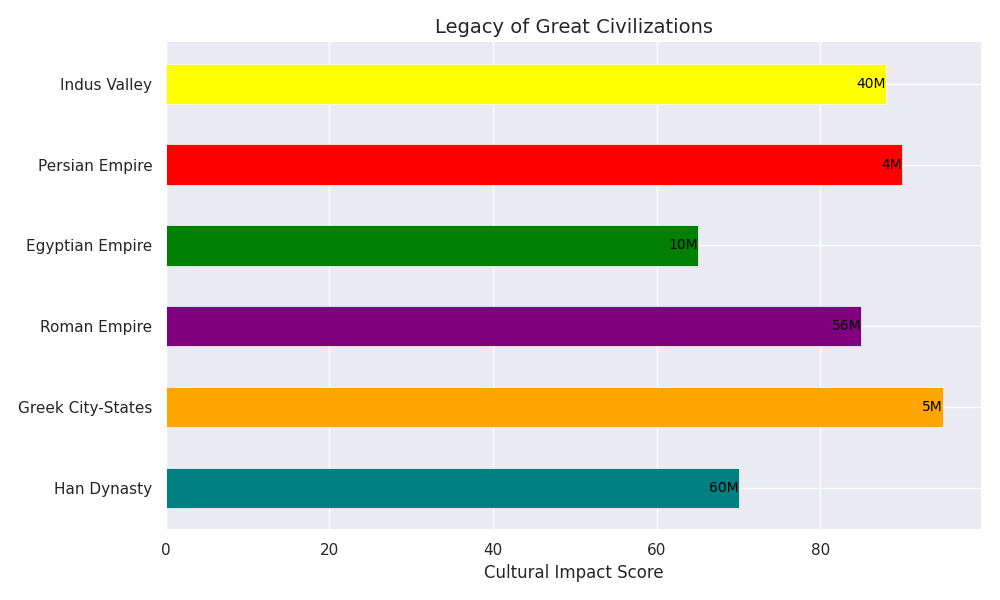

Reproduce this figure in Python.
import matplotlib.pyplot as plt
import numpy as np

civilizations = ['Han Dynasty', 'Greek City-States', 'Roman Empire', 'Egyptian Empire', 'Persian Empire', 'Indus Valley']
influence = np.array([70, 95, 85, 65, 90, 88]) 
population = np.array([60, 5, 56, 10, 4, 40]) 

fig, ax = plt.subplots(figsize=(10, 6))
y_pos = np.arange(len(civilizations))

# Generating a new set of colors for the bars
colors = ['teal', 'orange', 'purple', 'green', 'red', 'yellow']

ax.barh(y_pos, influence, color=colors, edgecolor='w', linewidth=0.5, height=0.5)
ax.set_yticks(y_pos)
ax.set_yticklabels(civilizations)

for i, pop in enumerate(population):
    ax.text(influence[i], i, f'{pop}M', va='center', ha='right', color='black', fontsize=10)

ax.set_xlabel('Cultural Impact Score', fontsize=12)
ax.set_title('Legacy of Great Civilizations', fontsize=14)
plt.tight_layout()
plt.show()
